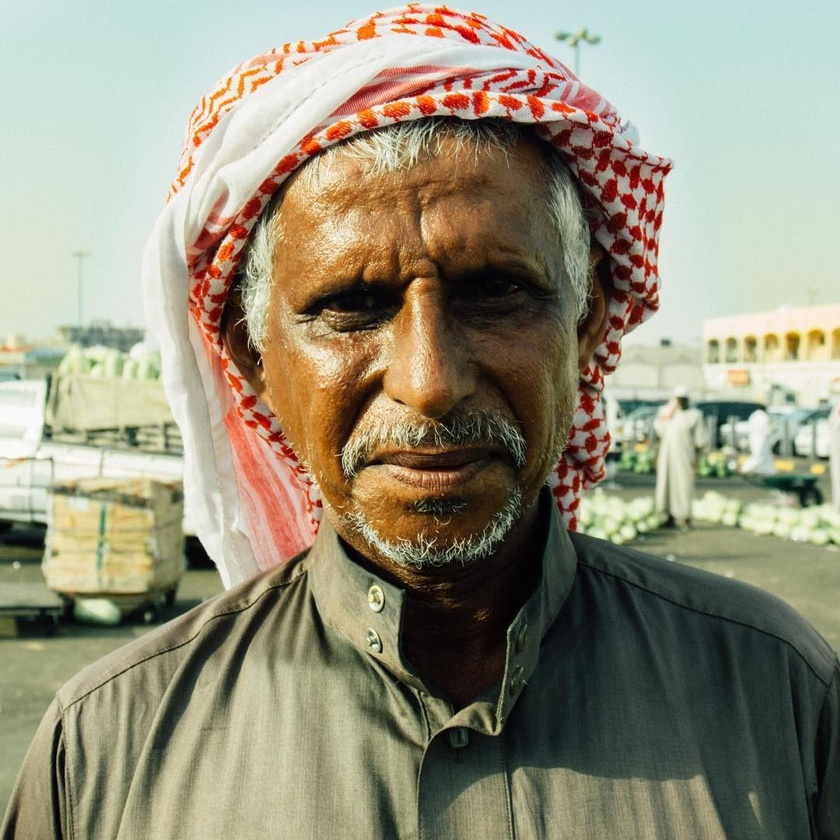
#> input picture images/01.jpg, 840 x 840 px, shrunk from 1080 x 1080 before the run
$ python -i extract.py   (imports and definitions only)
#> lines starting #> are read from the running program, lines starting #| are printed output that depends on the picture
# -*- coding: utf-8 -*-
"""
استخراج سلسلة «وجوه العيش» من أرشيف إنستغرام:
  - ينتقي 47 منشورًا (بورتريه + نص) بترتيبها الزمني
  - ينظّف النص العربي (وسوم، ترقيم Proletarian، علامات اقتباس شاردة، مسافة الواو)
  - ينسخ الصور إلى images/NN.jpg
  - يكتب data/faces.json (بيانات وصفية + نص عربي) — الترجمة الإنجليزية في data/en/
تشغيل:  python3 tools/extract.py
"""
import html as H
import json
import os
import re
from datetime import datetime
from pathlib import Path

from PIL import Image, ImageChops

ROOT = Path(__file__).resolve().parent.parent
IG = Path("/Users/majed/Documents/Documents - Majed Adnan Alahdal Alahdal-Salla-Device/"
          "Claude code/My Personal Brand/Social media/instagram-data")
EXPORT = Path("/Users/majed/Downloads/instagram-majed3dnan-2026-07-10-097Vv9i7/"
              "your_instagram_activity/media/archived_posts.html")
EXPORT_MEDIA = Path("/Users/majed/Downloads/instagram-majed3dnan-2026-07-10-vKNqU4wd")

# ———— الاختيار ————
# كل عنصر: (المصدر, المعرّف, الرقم في سلسلة Proletarian أو None,
#           العنوان عربي, العنوان إنجليزي, الأصل عربي, الأصل إنجليزي,
#           المكان عربي, المكان إنجليزي, بصوت صاحبه؟)
# المصدر: "p" منشور عام (الكود)، "a" مؤرشف (رقم الكتلة 0..7)
N = None
SEL = [
    ("a", 7, 1, "من بلاد البردّوني", "From al-Baradouni's Country", "اليمن", "Yemen", N, N, True),
    ("a", 6, 3, "من البشتون", "A Pashtun", "البشتون", "Pashtun", N, N, True),
    ("a", 5, 4, "بنغاليّ", "A Bengali", "البنغال", "Bengal", N, N, True),
    ("p", "BIsST8hh25N", 5, "من بلاد الفيتوري", "From al-Fitouri's Land", "السودان", "Sudan", N, N, True),
    ("p", "BIwhWVlhAI_", 6, "رشيديّ من بدو السودان", "A Rashaida Bedouin of Sudan", "الرشايدة (السودان)", "Rashaida (Sudan)", N, N, False),
    ("p", "BIyKo6ihSe0", 7, "لغةٌ مات قارؤوها", "A Language Whose Readers Died", N, N, N, N, False),
    ("p", "BIzssZyBjYu", 8, "جزّار من غرب أفريقيا", "A Butcher from West Africa", "غرب أفريقيا", "West Africa", N, N, True),
    ("p", "BI0tp3IBDLW", 9, "مصريٌّ أنا", "I Am Egyptian", "مصر", "Egypt", N, N, True),
    ("p", "BI5IDH9B8Fi", 10, "اسمي رمضان", "My Name Is Ramadan", "بنغلاديش", "Bangladesh", N, N, True),
    ("p", "BJEVq2Chfkf", 11, "أول من وجّه لوجهي كاميرا", "The First to Point a Camera at My Face", N, N, N, N, True),
    ("p", "BJGfDm4BW1k", 12, "على قمّة هرم الحياة", "At the Peak of Life's Pyramid", N, N, N, N, True),
    ("p", "BJJ2wxQhLFK", 13, "يا حابسَ الظلّ", "O Captor of Shadows", N, N, N, N, True),
    ("p", "BJQbfi1BeLM", 14, "أنا خبّاز", "I Am a Baker", N, N, N, N, True),
    ("p", "BJW3djaBNgn", 15, "روحي لم تصل بعد", "My Soul Has Not Arrived Yet", N, N, N, N, True),
    ("p", "BJm8Gcwhpz8", 16, "تركستانيّ", "A Turkestani", "تركستان", "Turkestan", N, N, True),
    ("p", "BJr0nZCBUHl", N, "زقاق السمك", "The Fish Alley", N, N, "سوق النكّاسة — مكة المكرمة", "Nakkasah Market — Makkah", False),
    ("p", "BJ2MFwBBvgb", N, "حَمَام سلام", "Doves of Peace", "بورما (الروهنجيا)", "Burma (Rohingya)", "سوق النكّاسة — مكة المكرمة", "Nakkasah Market — Makkah", False),
    ("p", "BJ3Lgr0B-JN", N, "الحزن والجمال توأمان", "Sorrow and Beauty, Twins", N, N, "سوق النكّاسة — مكة المكرمة", "Nakkasah Market — Makkah", False),
    ("p", "BJ5c8XAhXUW", N, "في السوق القديم", "In the Old Market", N, N, "سوق النكّاسة — مكة المكرمة", "Nakkasah Market — Makkah", False),
    ("p", "BJ57foChm6q", N, "شيخ برماويّ يبيع السمك", "A Burmese Elder Selling Fish", "بورما", "Burma", "سوق النكّاسة — مكة المكرمة", "Nakkasah Market — Makkah", False),
    ("p", "BJ8JnTyBGix", N, "ابتسامة خالدة", "A Timeless Smile", N, N, "سوق النكّاسة — مكة المكرمة", "Nakkasah Market — Makkah", False),
    ("p", "BKDM2uXhRPQ", N, "نعود إلى ذلك الملف", "Returning to That File", N, N, "سوق النكّاسة — مكة المكرمة", "Nakkasah Market — Makkah", False),
    ("p", "BKGP2VYBDb_", N, "بائع الفاكهة الاستوائية", "The Tropical-Fruit Seller", N, N, "سوق النكّاسة — مكة المكرمة", "Nakkasah Market — Makkah", False),
    ("p", "BKYtVyDBQ54", N, "صاحب أكثِّ شاربٍ في المخيّم", "The Man with the Thickest Mustache in Camp", "السعودية", "Saudi Arabia", "مِنى", "Mina", False),
    ("p", "BKYo-nlBWB9", N, "وجوه من الحجّ", "Faces of Hajj", "السعودية", "Saudi Arabia", N, N, False),
    ("p", "BKbppU9Boof", N, "الحاجّ الأنيق", "The Elegant Pilgrim", "السعودية", "Saudi Arabia", N, N, False),
    ("p", "BKfpTXqhPq4", N, "حين يرفع الوجهُ رايته البيضاء", "When the Face Raises Its White Flag", "السعودية", "Saudi Arabia", N, N, False),
    ("p", "BKjj9fShz2D", N, "شيخ أفغانيّ", "An Afghan Elder", "أفغانستان", "Afghanistan", "المطاف — مكة المكرمة", "The Mataf — Makkah", False),
    ("p", "BLKfanZF81q", N, "الحاجّ إبراهيم، من الطوارق", "Hajj Ibrahim, a Tuareg", "الطوارق", "Tuareg", N, N, False),
    ("p", "BOPGWQKFZCs", N, "بائع الهدايا", "The Gift Seller", "باكستان", "Pakistan", "جبل النور (حراء) — مكة المكرمة", "Jabal al-Nour (Hira) — Makkah", False),
    ("p", "BOdI-92FC_P", N, "أبٌ وابنته", "A Father and His Daughter", "باكستان", "Pakistan", "جبل ثور — مكة المكرمة", "Jabal Thawr — Makkah", False),
    ("p", "BPdfzU0jkPV", N, "حازمٌ رغم البطاطا", "Resolute Despite the Potato Chips", N, N, N, N, False),
    ("p", "BPn14wJlvP1", N, "وجهٌ من البنجاب", "A Face from Punjab", "البنجاب", "Punjab", "في الطريق إلى رُهاط", "On the road to Rahat", False),
    ("p", "BQBq6wZleWZ", N, "أحمد خليل", "Ahmad Khalil", "البنجاب (باكستان)", "Punjab (Pakistan)", "جدّة البلد", "Jeddah, al-Balad", False),
    ("a", 4, N, "الأفق الذي لم يعد بعيدًا", "A Horizon No Longer Far", "الروهنجيا", "Rohingya", "سوق النكّاسة — مكة المكرمة", "Nakkasah Market — Makkah", True),
    ("a", 3, N, "في انتظارٍ باسمٍ", "A Smiling Wait", "بنغلاديش", "Bangladesh", "سوق النكّاسة — مكة المكرمة", "Nakkasah Market — Makkah", False),
    ("a", 2, N, "وجوه الشيوخ", "The Elders' Faces", "البشتون", "Pashtun", "المدينة المنورة", "Madinah", False),
    ("a", 1, N, "صديق الشيخ البشتوني", "The Pashtun Elder's Friend", N, N, "المسجد النبوي — المدينة المنورة", "The Prophet's Mosque — Madinah", False),
    ("a", 0, N, "فيك الكثير الكثير منه", "So Much of Him Is in You", N, N, "المدينة المنورة", "Madinah", False),
    ("p", "BU2sR4vBxzz", N, "معتمر من باكستان", "A Pilgrim from Pakistan", "باكستان", "Pakistan", "شارع إبراهيم الخليل — مكة المكرمة", "Ibrahim al-Khalil Street — Makkah", False),
    ("p", "BVIYzRehopR", N, "الحاجّ شكري الشيخ", "Hajj Shukri al-Sheikh", "مصر (البحيرة)", "Egypt (Beheira)", "أجياد (بير بليلة) — مكة المكرمة", "Ajyad (Bir Bulayla) — Makkah", False),
    ("p", "BVIaQ3DBhMc", N, "الحاجّ نظام الدين جنيد", "Hajj Nizamuddin Junaid", "الهند (بومباي)", "India (Bombay)", "أجياد (بير بليلة) — مكة المكرمة", "Ajyad (Bir Bulayla) — Makkah", False),
    ("p", "BfBxwgshOXZ", N, "عرفتُه يمنيًّا", "I Knew Him for a Yemeni", "اليمن", "Yemen", N, N, False),
    ("p", "BhzGmegAyH6", N, "واشتعل الرأس شمسًا", "The Head Ablaze with Sun", N, N, "مكة المكرمة — رمضان", "Makkah — Ramadan", False),
    ("p", "BmEw5Y-Bods", N, "يا للأجداد", "O Ancestors", "الرشايدة (السودان)", "Rashaida (Sudan)", N, N, True),
    ("p", "BmGYi14BUHD", N, "أوسطهم طريقة", "The Middle One", "باكستان", "Pakistan", "مكة المكرمة", "Makkah", True),
]

# نصوص تُكتب يدويًا لأن وسومها داخل الجملة أو لأن لها شكلًا خاصًا
OVERRIDE = {
    "BVIYzRehopR": "الحاج شكري الشيخ من محافظة البحيرة، سألته عن سر «الصَّفنة» فقال: بالي سرحان مع عيالي في مصر.",
    "BVIaQ3DBhMc": "الحاج نظام الدين جنيد من بومباي، الهند.",
    "BU2sR4vBxzz": "أحد المعتمرين من پاكستان، في شارع إبراهيم الخليل، بمكة المكرمة.",
    "BPdfzU0jkPV": "حازمٌ رغم البطاطا. أحبّ هؤلاء القوم.",
    "BhzGmegAyH6": "واشتعل الرأس شمسًا..",
    "BfBxwgshOXZ": ("من ذلك الوجه؟ يبدو أنّه (جَنَدِي)\nلا.. بل (يَريْمِي).. سأدعو جدَّ مبتَعدِ!\n"
                    "لعلّه (دُبَعِيٌّ) أصل والدهِ\nمِن (يافعٍ).. أمّه من سورةِ المَسَدِ\n"
                    "عرفتُه يمنيًّا في تلفُّتِه.. خوفٌ\nوعيناه.. تاريخٌ من الرَّمَدِ\n"
                    "— البردّونيّ البصير، في «غريبان وكانا هما البلد»"),
    "BQBq6wZleWZ": ("أحمد خليل من إقليم البنجاب، باكستان. يعمل في محل لتجارة الأقمشة في البلد بجدّة. سألته عن بلاده، "
                    "فكانت هذه الزّفرة. سيبردُ كلُّ جرحٍ يا أحمد، فاطمئنَّ. كلّنا يا أحمد طيرٌ يحنُّ إلى عُشّه، "
                    "و كلّنا ريشةٌ تحملها أكفُّ القدر إلى حيثُ ارتضتْ العنايةُ الإلهيّة. أسلّيك يا أحمد بترنيمةٍ "
                    "لأبي بكر سالم، يحفظها اليمانُون الذين يشاركونك المنافي، و يقتسمون معك رغيف الغُربة عن ظهر قلب. "
                    "يقول فيها:\n«كما الرّيشة\nيا طير يا ضاوي.. إلى عشّك\nقل لي: متى بضوي على عشّي؟\n"
                    "ملّيت - شفنا- هذي العِيشة\nقلبي من الفُرقا.. كما الرِّيشة!»"),
    "BmEw5Y-Bods": ("“يا للأجداد، لم يكن بينهم عرّافٌ صادق.. هربنا إلى الخصب قبل قرون حين كان الخصب فوق الأرض، "
                    "في مراعٍ نرعى بها شويهات ونوقًا. لم يخبرنا العرّاف عن الخصب تحت الأرض. عدنا، لم تتغيّر الأرض، "
                    "الجدب ذاته، عدنا بأغنامنا التي سمّنّاها في المراعي البعيدة، ويبدو أننا تأخرنا كثيرًا.. "
                    "لم تخبرني، هل تريد ذبايح؟”\n— رشيدي"),
    "BmGYi14BUHD": ("“السودانيّون ليسوا أحسن منّا في شيء.. كلنا مغترب، كلنا يعمل في بيع الماشية. خذ لنا صورة وانشرها "
                    "حيث شئت، حتى ولو في «أمريكا!» لكن لا تنسَ إرسالها لوزير فهو وحده من يمتلك واتسابًا في جواله.”\n"
                    "— أوسطهم طريقة."),
}


# صور فيها أشرطة بيضاء مدمجة في الملف نفسه (تُقصّ عند النسخ)
TRIM_WHITE = set()


def trim_white(im):
    diff = ImageChops.difference(im, Image.new("RGB", im.size, (255, 255, 255))).convert("L")
    bbox = diff.point(lambda p: 255 if p > 14 else 0).getbbox()
    return im.crop(bbox) if bbox else im


# [32 lines left out: function clean, not called in this run]


def norm_waw(text: str) -> str:
    """مسافة الواو: «و كذا» → «وكذا» (واو العطف المنفصلة) — تنسيق فقط لا تغيير في الألفاظ."""
    return re.sub(r"(?<![؀-ۿ])و[ \t]+(?=[؀-ۿ«\"(])", "و", text)


# [52 lines left out: functions load_archived, main, not called in this run]


# [2 lines not run here, left out]

>>> from PIL import Image
>>> picture = Image.open('../images/01.jpg')
#> picture is the input picture: PIL image 840x840 RGB; mean R, G, B 148.7, 144.1, 123
>>> result = trim_white(picture)
#> in trim_white, `diff = ImageChops.difference(im, Image.new("RGB", im.size, (255, 255, ..`:
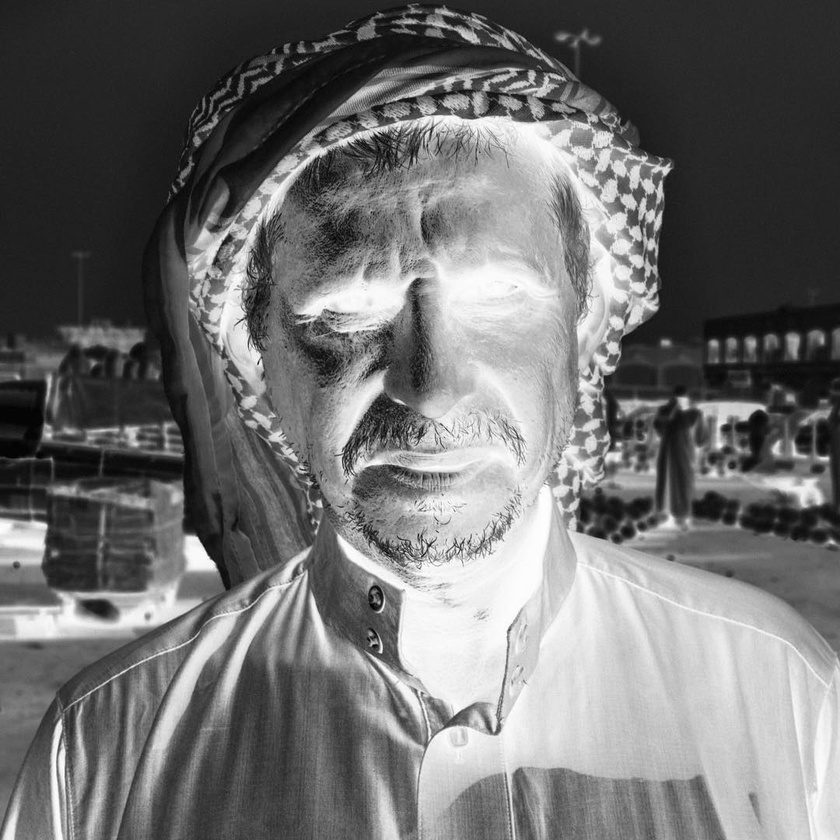
#> diff: PIL image 840x840 L; min 1, max 255, mean 111.9
#> in trim_white, `bbox = diff.point(lambda p: 255 if p > 14 else 0).getbbox()`: bbox = (0, 0, 840, 840)

$ run again, on images/05.jpg
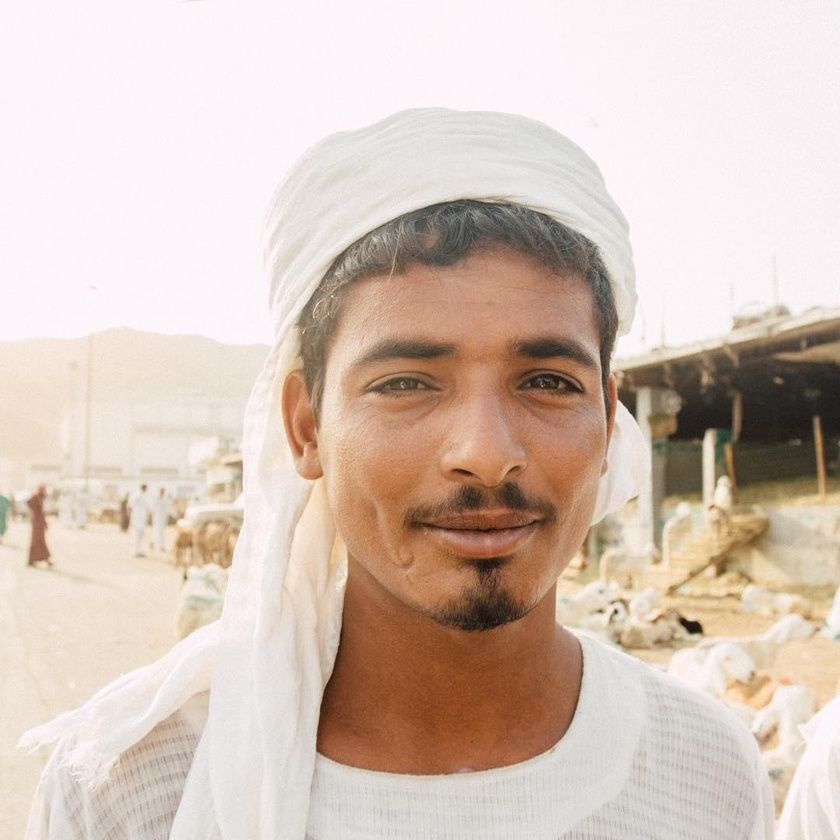
#> input picture images/05.jpg, 840 x 840 px, shrunk from 1080 x 1080 before the run
#> picture is the input picture: PIL image 840x840 RGB; mean R, G, B 213.5, 196.4, 184.9
#> in trim_white, `diff = ImageChops.difference(im, Image.new("RGB", im.size, (255, 255, ..`:
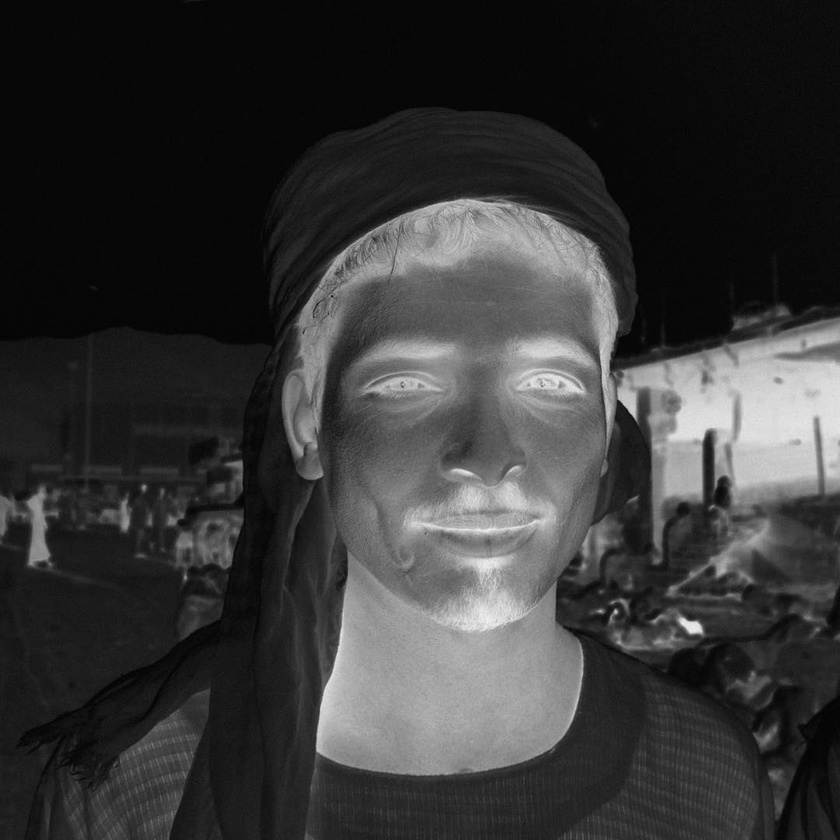
#> diff: PIL image 840x840 L; min 2, max 240, mean 54.8
#> bbox = (0, 0, 840, 840)

$ run again, on images/06.jpg
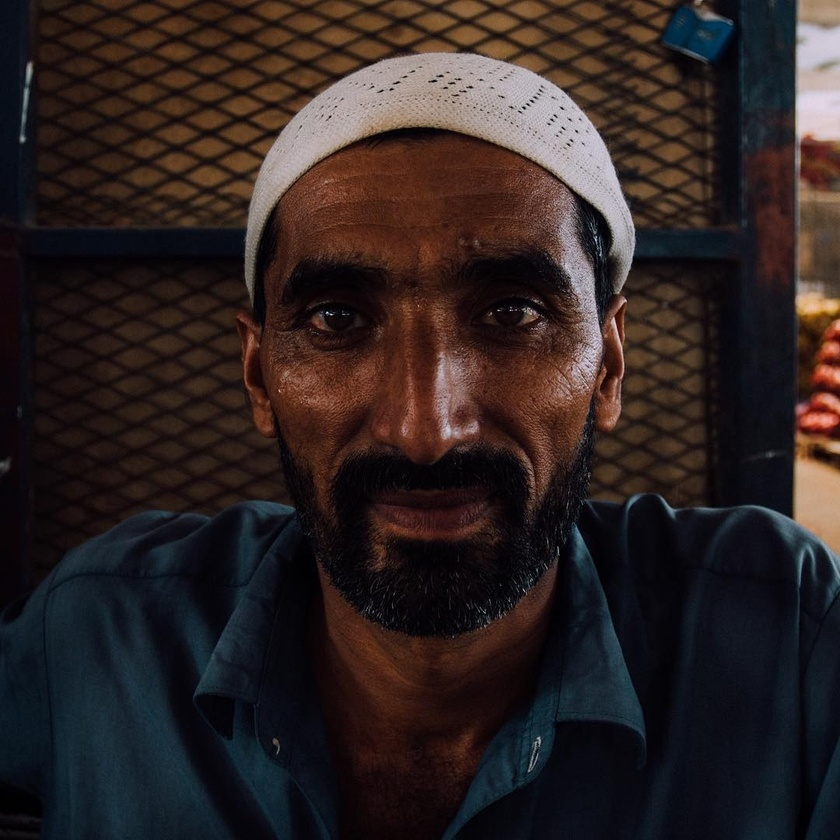
#> input picture images/06.jpg, 840 x 840 px, shrunk from 1080 x 1080 before the run
#> picture is the input picture: PIL image 840x840 RGB; mean R, G, B 45.8, 35.3, 34.4
#> in trim_white, `diff = ImageChops.difference(im, Image.new("RGB", im.size, (255, 255, ..`:
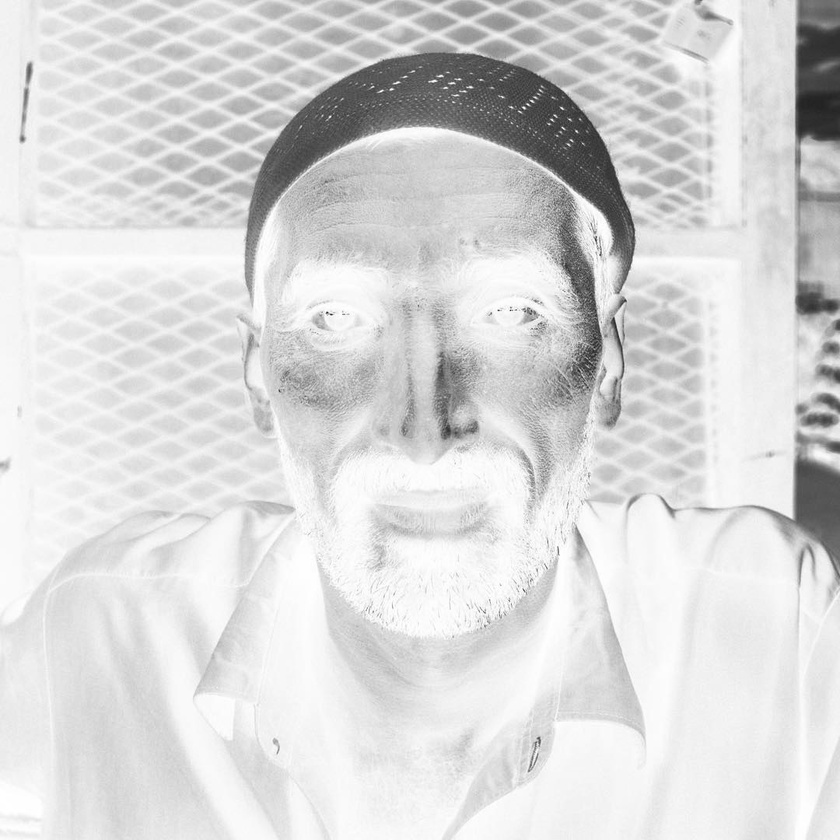
#> diff: PIL image 840x840 L; min 25, max 255, mean 216.6
#> bbox = (0, 0, 840, 840)

$ run again, on images/07.jpg
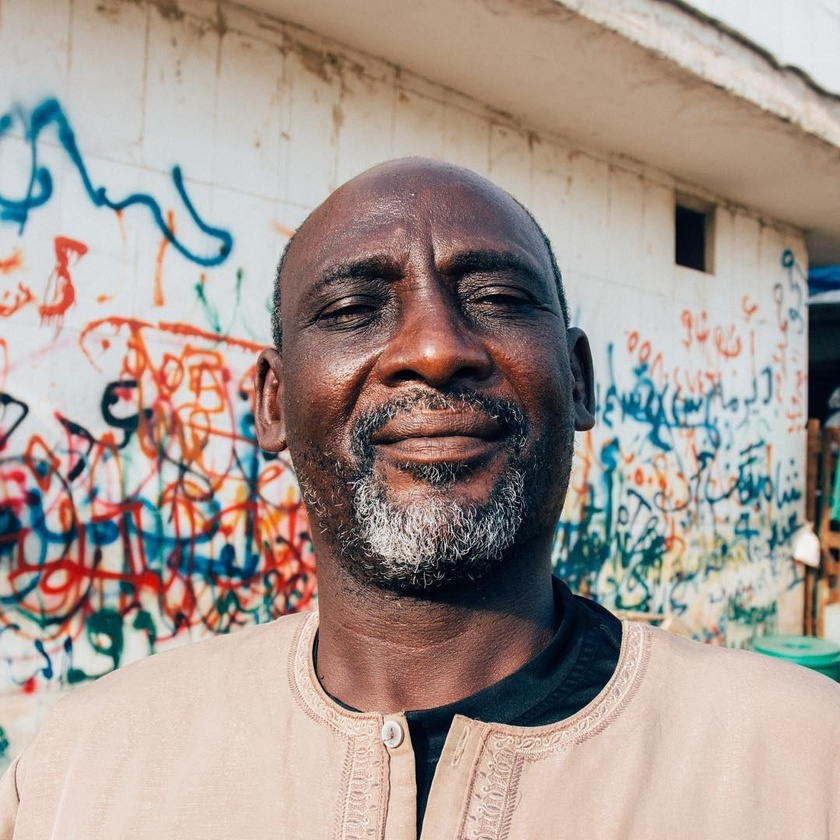
#> input picture images/07.jpg, 840 x 840 px, shrunk from 1080 x 1080 before the run
#> picture is the input picture: PIL image 840x840 RGB; mean R, G, B 165, 151.5, 144.1
#> in trim_white, `diff = ImageChops.difference(im, Image.new("RGB", im.size, (255, 255, ..`:
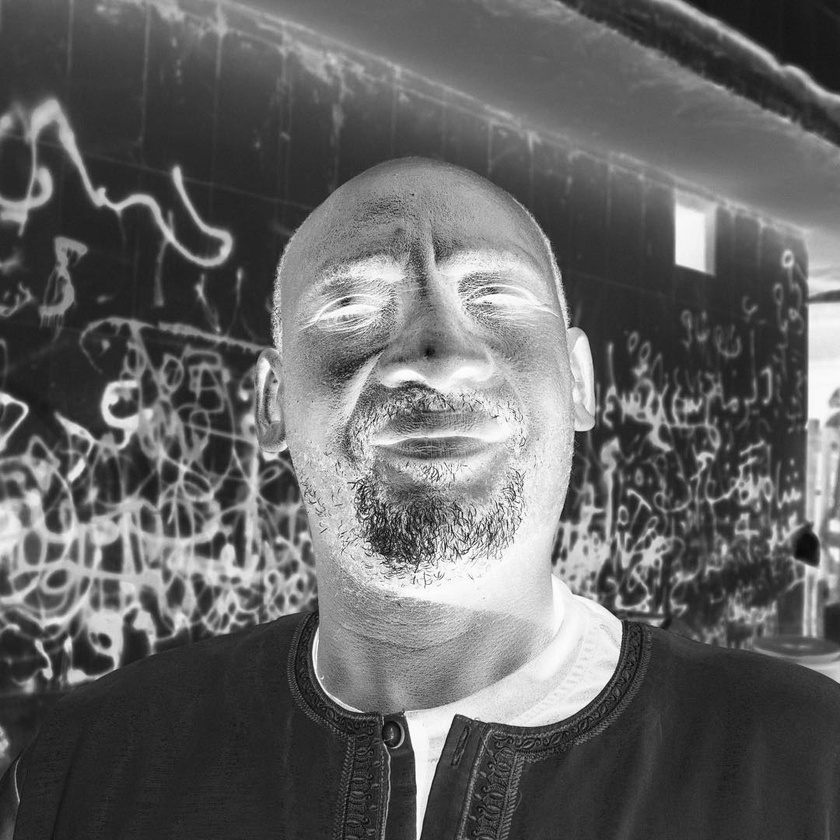
#> diff: PIL image 840x840 L; min 2, max 255, mean 100.3
#> bbox = (0, 0, 840, 840)
